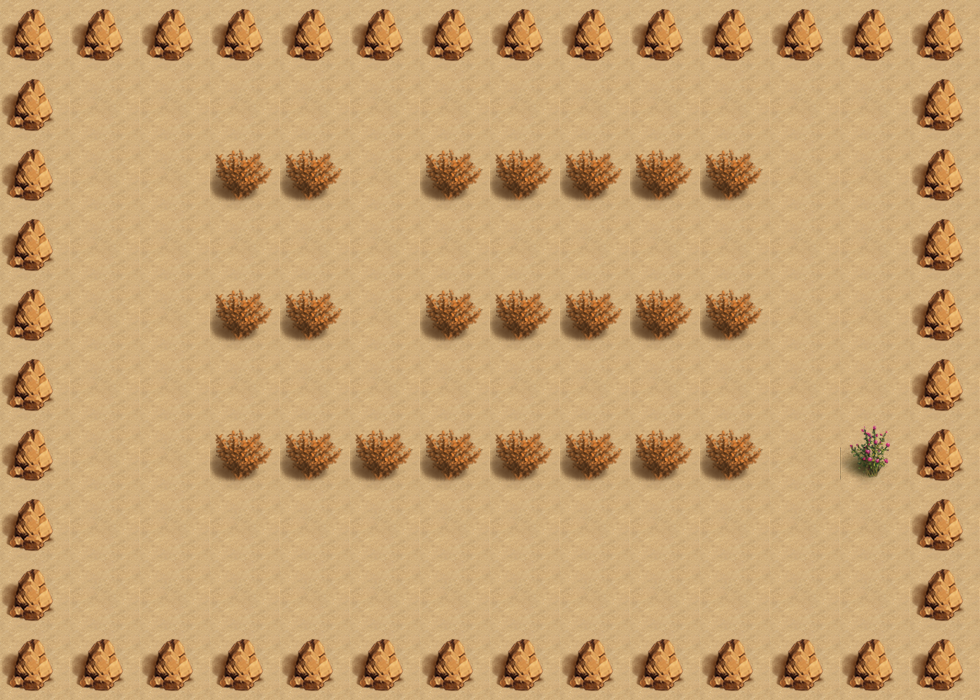

This is a level from a 2D game, rendered from its Tiled map with the project's own tilesets. A one-line summary and the map file follow, with tile-layer data summarised:
An orthogonal 14x10 tile map with 70x70 px tiles, 2 tile layers (bgLayer, walkLayer) and 10 objects (2x monster_0, player, key, exit, box_1, ...).

<map version="1.0" orientation="orthogonal" renderorder="right-down" width="14" height="10" tilewidth="70" tileheight="70" nextobjectid="24">
 <tileset firstgid="1" name="map" tilewidth="70" tileheight="70" tilecount="4">
  <image source="map.png" width="140" height="140" />
 </tileset>
 <layer name="bgLayer" width="14" height="10">
  <data>[140 cells, 140 non-empty, 1 distinct tile ids]</data>
 </layer>
 <layer name="walkLayer" width="14" height="10">
  <data>[140 cells, 67 non-empty, 3 distinct tile ids]</data>
 </layer>
 <objectgroup name="object0">
  <object id="1" name="player" x="70" y="560" width="70" height="70">
   <properties>
    <property name="hp" value="230" />
    <property name="speed" value="230" />
   </properties>
  </object>
 </objectgroup>
 <objectgroup name="object1">
  <object id="2" name="key" x="140" y="210" width="70" height="70" />
  <object id="3" name="exit" x="280" y="210" width="70" height="70" />
 </objectgroup>
 <objectgroup name="object2">
  <object id="4" name="box_1" x="70" y="70" width="70" height="70" />
  <object id="9" name="box_2" x="350" y="350" width="70" height="70" />
  <object id="10" name="box_3" x="350" y="210" width="70" height="70" />
 </objectgroup>
 <objectgroup name="object4">
  <object id="22" name="monster_0" x="140" y="490" width="70" height="70">
   <properties>
    <property name="dirX" value="0" />
    <property name="dirY" value="1" />
    <property name="path" value="monster_1.png" />
    <property name="reverse" value="-2" />
    <property name="speed" value="100" />
   </properties>
  </object>
  <object id="23" name="monster_0" x="770" y="210" width="70" height="70">
   <properties>
    <property name="dirX" value="0" />
    <property name="dirY" value="1" />
    <property name="path" value="monster_1.png" />
    <property name="reverse" value="-2" />
    <property name="speed" value="100" />
   </properties>
  </object>
 </objectgroup>
 <objectgroup name="object5">
  <object id="15" name="transfer0_0" x="350" y="560" width="70" height="70" />
  <object id="16" name="transfer1_0" x="210" y="210" width="70" height="70" />
 </objectgroup>
 <objectgroup name="object3" />
</map>
